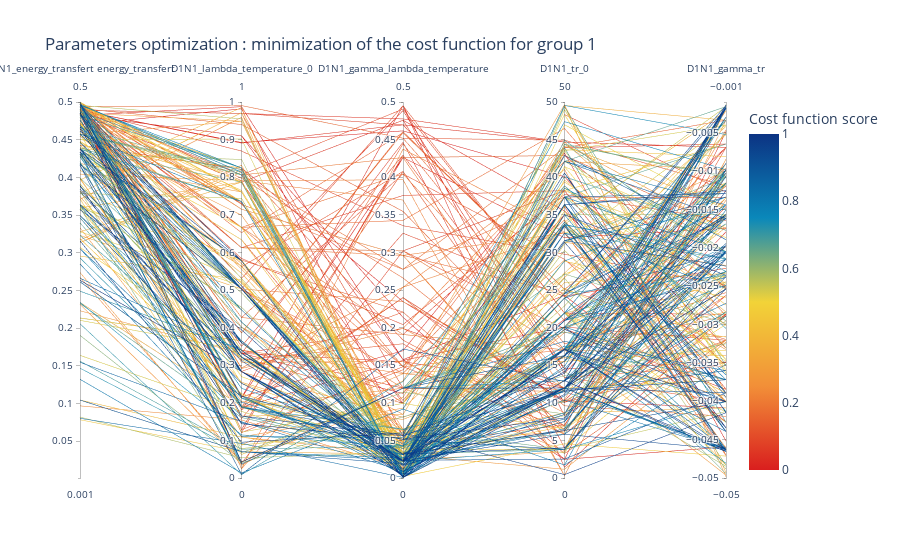

Notebook code cell kept with this figure:
### Code cell
fig = viewer.parallel_coordinates(nbest=500, reversescale=True, unselected_opacity=0.05, uniformed=True)

for group in fig:
    display(group)

### Figure 1 — Plotly figure (JSON) as saved in the notebook; plotly's stock layout.template omitted (floating-point values rounded to 4 significant figures; data arrays with more than 128 entries replaced by an {"elided": "..."} marker saying what was removed)
{"data": [{"dimensions": [{"label": "D1N1_energy_transfert energy_transfert", "range": [0.001, 0.5], "values": {"elided": "500 float values"}}, {"label": "D1N1_lambda_temperature_0", "range": [0, 1], "values": {"elided": "500 float values"}}, {"label": "D1N1_gamma_lambda_temperature", "range": [0, 0.5], "values": {"elided": "500 float values"}}, {"label": "D1N1_tr_0", "range": [0, 50], "values": {"elided": "500 float values"}}, {"label": "D1N1_gamma_tr", "range": [-0.05, -0.001], "values": {"elided": "500 float values"}}], "line": {"color": {"elided": "500x1 float values"}, "colorbar": {"title": {"text": "Cost function score"}}, "colorscale": [[0, "rgb(12,51,131)"], [0.25, "rgb(10,136,186)"], [0.5, "rgb(242,211,56)"], [0.75, "rgb(242,143,56)"], [1, "rgb(217,30,30)"]], "reversescale": true, "showscale": true}, "type": "parcoords", "unselected": {"line": {"opacity": 0.05}}}], "layout": {"coloraxis": {"colorbar": {"title": {"text": "Fitness (uniforme distribution)"}}}, "title": {"text": "Parameters optimization : minimization of the cost function for group 1"}}}
